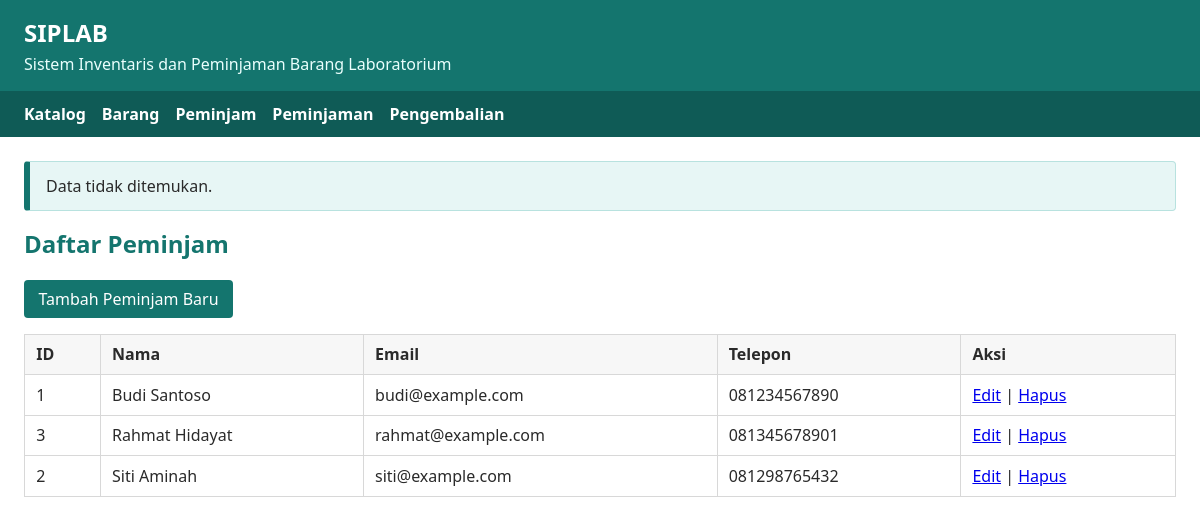
The page /borrowers/list.php?msg=not_found on the database its author committed.
### tables this page shows
CREATE TABLE IF NOT EXISTS borrowers (
    BorrowerID INT AUTO_INCREMENT PRIMARY KEY,
    Name VARCHAR(255) NOT NULL,
    Email VARCHAR(255) UNIQUE,
    Phone VARCHAR(20)
);

### src/borrowers/list.php (the view, shortened to what this page needs)
<?php
require_once __DIR__ . '/../config/db.php';
require_once __DIR__ . '/../layout.php';
$borrowers = $pdo->query(
    'SELECT BorrowerID, Name, Email, Phone
     FROM borrowers
     ORDER BY Name'
)->fetchAll();
?>
<h2>Daftar Peminjam</h2>
<p>
    <a class="button" href="create.php">Tambah Peminjam Baru</a>
</p>
<table>
    <thead>
        <tr>
            <th>ID</th>
            <th>Nama</th>
            <th>Email</th>
            <th>Telepon</th>
            <th>Aksi</th>
        </tr>
    </thead>
    <tbody>
        <?php foreach ($borrowers as $borrower): ?>
            <tr>
                <td><?= (int) $borrower['BorrowerID'] ?></td>
                <td><?= e($borrower['Name']) ?></td>
                <td><?= e($borrower['Email'] ?? '-') ?></td>
                <td><?= e($borrower['Phone'] ?? '-') ?></td>
                <td>
                    <a href="edit.php?id=<?= (int) $borrower['BorrowerID'] ?>">Edit</a>
                    |
                    <a
                        href="delete.php?id=<?= (int) $borrower['BorrowerID'] ?>"
                        onclick="return confirm('Hapus peminjam <?= e($borrower['Name']) ?>?')"
                    >
                        Hapus
                    </a>
                </td>
            </tr>
        <?php endforeach; ?>
    </tbody>
</table>

### src/layout.php (style rules this page uses)
:root { --primary: #14756e; --danger: #b03030; --border: #d8d8d8; --bg-soft: #f7f7f7; }
body { font-family: system-ui, sans-serif; margin: 0; color: #2a2a2a; background: #fff; }
h2 { margin-top: 0; color: var(--primary); }
table { width: 100%; border-collapse: collapse; margin-top: 1rem; }
th, td { border: 1px solid var(--border); padding: 0.55rem 0.7rem; text-align: left; vertical-align: top; }
th { background: var(--bg-soft); }
.button, button { display: inline-block; background: var(--primary); color: #fff; border: 0; border-radius: 4px; padding: 0.5rem 0.9rem; text-decoration: none; cursor: pointer; }

### rows shown on the page
borrowers: BorrowerID "1", Name "Budi Santoso", Email "budi@example.com", Phone "081234567890"
borrowers: BorrowerID "3", Name "Rahmat Hidayat", Email "rahmat@example.com", Phone "081345678901"
borrowers: BorrowerID "2", Name "Siti Aminah", Email "siti@example.com", Phone "081298765432"

### other values the page prints
$message "Data tidak ditemukan."
